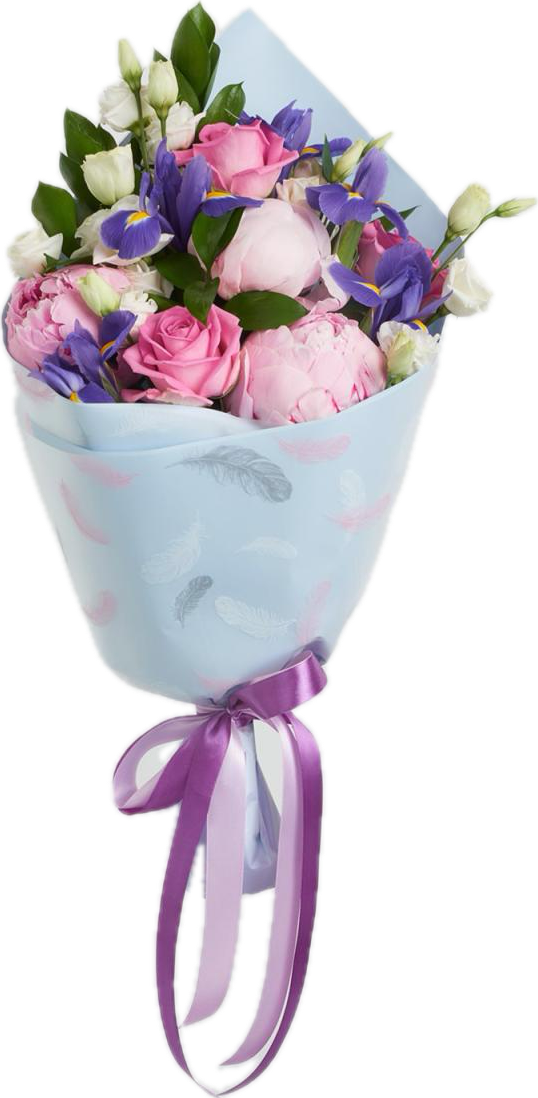
#> input picture assets/cutouts/2203.png, 538 x 1098 px; its folder holds 4 pictures in this run
$ python prepare-assets.py
#> lines starting #> are read from the running program, lines starting #| are printed output that depends on the picture
from PIL import Image, ImageDraw
from pathlib import Path
import json
root=Path('GetBuket/Assets.xcassets')
root.mkdir(parents=True,exist_ok=True)
(root/'Contents.json').write_text(json.dumps({'info':{'author':'xcode','version':1}}))
def asset(name,im):
 p=root/(name+'.imageset'); p.mkdir(exist_ok=True)
 im.save(p/'image.png')
 (p/'Contents.json').write_text(json.dumps({'images':[{'filename':'image.png','idiom':'universal'}],'info':{'author':'xcode','version':1}}))
for source in Path('assets/cutouts').glob('*.png'):
 im=Image.open(source).convert('RGBA')
#> im is the input picture: PIL image 538x1098 RGBA; mean R, G, B, A 88, 82.2, 88.8, 120.1
 im.thumbnail((1050,1250),Image.Resampling.LANCZOS)
 asset('bouquet-'+source.stem,im)
 # Real flower details, sampled from the top of the same photograph.
 for j,(cx,cy) in enumerate([(0.35,0.18),(0.62,0.25),(0.48,0.12),(0.68,0.15)]):
  size=int(im.width*0.20);x=int(cx*im.width);y=int(cy*im.height)
  part=im.crop((x-size//2,y-size//2,x+size//2,y+size//2))
  mask=Image.new('L',part.size); d=ImageDraw.Draw(mask);d.ellipse((3,3,size-3,size-3),fill=255)
  from PIL import ImageFilter,ImageChops
  mask=mask.filter(ImageFilter.GaussianBlur(3));part.putalpha(ImageChops.multiply(part.getchannel('A'),mask))
  asset('petal-'+source.stem+'-'+str(j),part)
#> this loop made 4 passes
#> pass 1, `part=im.crop((x-size//2,y-size//2,x+size//2,y+size//2))`:
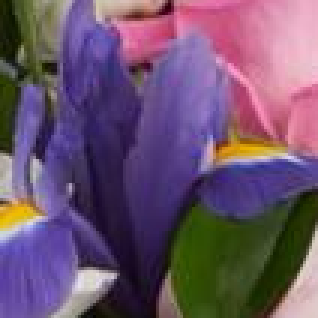
#> part: PIL image 106x106 RGBA (shown 3 times larger); mean R, G, B, A 108.8, 83.5, 108.7, 255
#> pass 1, `mask = mask.filter(ImageFilter.GaussianBlur(3))`:
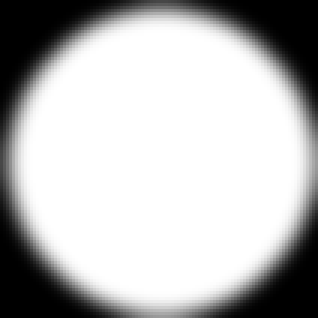
#> mask: PIL image 106x106 L (shown 3 times larger); min 0, max 255, mean 184.3
#> pass 1, in asset (call 2), `im.save(p/'image.png')`:
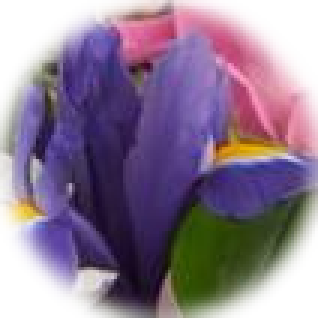
#> saved as image.png: PIL image 106x106 RGBA (shown 3 times larger); mean R, G, B, A 108.8, 83.5, 108.7, 184.3; transparent parts drawn white
#> after the loop:
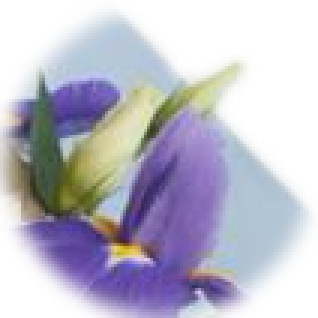
#> part: PIL image 106x106 RGBA (shown 3 times larger); mean R, G, B, A 126.3, 124.9, 145, 149.4; transparent parts drawn white
#> pass 2 of the loop `for source in Path('assets/cutouts').glob('*.png'):`:
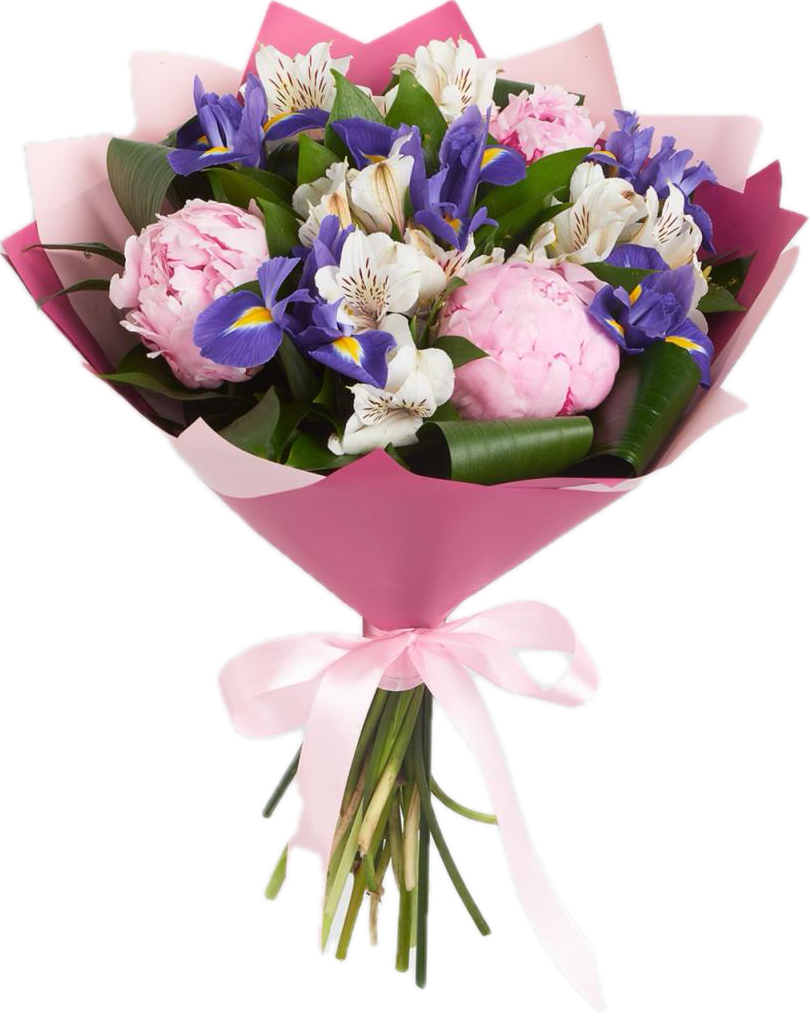
#> input picture assets/cutouts/2204.png, 810 x 1013 px
#> im is the input picture: PIL image 810x1013 RGBA; mean R, G, B, A 87.8, 73.6, 75.1, 122.9
#> the loop `for j,(cx,cy) in enumerate([(0.35,0.18),(0.62,0.25),(0.48,0.12),(0.68,..` made 4 passes
#> pass 1, in asset (call 7), `im.save(p/'image.png')`:
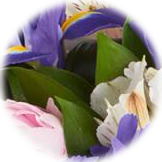
#> saved as image.png: PIL image 162x162 RGBA; mean R, G, B, A 124.6, 113.7, 113.4, 187.8; transparent parts drawn white
#> after the loop `for j,(cx,cy) in enumerate([(0.35,0.18),(0.62,0.25),(0.48,0.12),(0.68,..`:
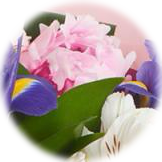
#> part: PIL image 162x162 RGBA; mean R, G, B, A 163, 145.5, 142.4, 187.8; transparent parts drawn white
#> pass 3 of the loop `for source in Path('assets/cutouts').glob('*.png'):`:
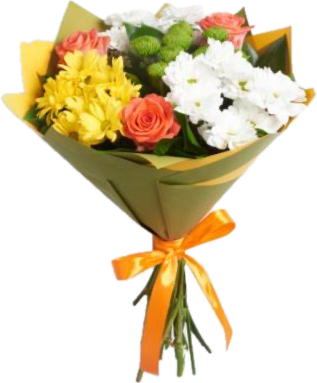
#> input picture assets/cutouts/2222.png, 317 x 383 px
#> im is the input picture: PIL image 317x383 RGBA; mean R, G, B, A 91.8, 78.7, 49.5, 116.8
#> the loop `for j,(cx,cy) in enumerate([(0.35,0.18),(0.62,0.25),(0.48,0.12),(0.68,..` made 4 passes
#> pass 1, in asset (call 12), `im.save(p/'image.png')`:
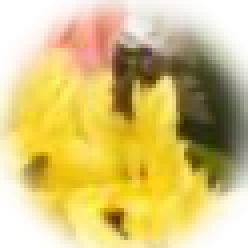
#> saved as image.png: PIL image 62x62 RGBA (shown 4 times larger); mean R, G, B, A 197.6, 164.4, 61.1, 173.5; transparent parts drawn white
#> after the loop `for j,(cx,cy) in enumerate([(0.35,0.18),(0.62,0.25),(0.48,0.12),(0.68,..`:
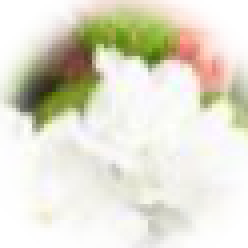
#> part: PIL image 62x62 RGBA (shown 4 times larger); mean R, G, B, A 210.4, 203, 174.5, 173.5; transparent parts drawn white
#> the loop made 4 passes; the first 3 are shown
#> (the run stopped early here; a loop or call above may not have finished)
